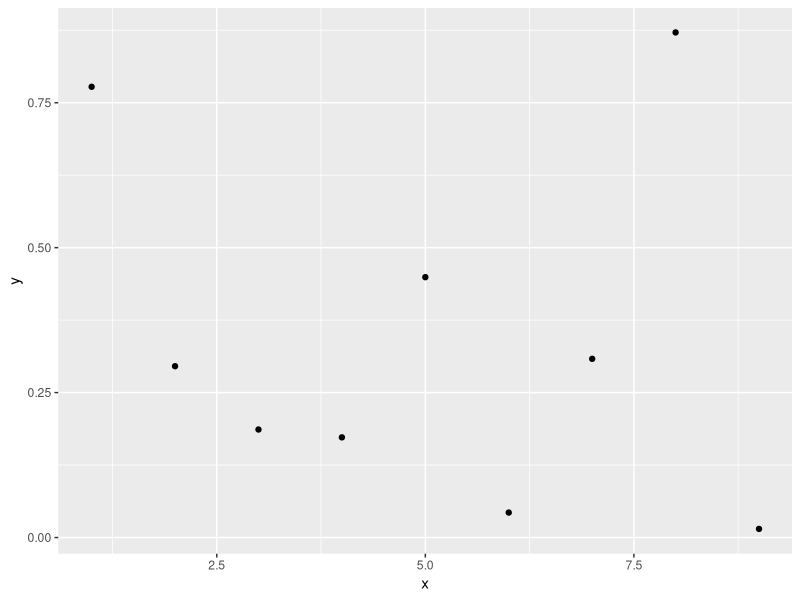

Here is the R script that generated this plot:
library(ggplot2)

loaded_data <- read.csv('data.csv')
x <- loaded_data[, 1]
y <- loaded_data[, 2]

pdf('figure.pdf', height=3, width=3)

print(qplot(x, y))

dev.off()
